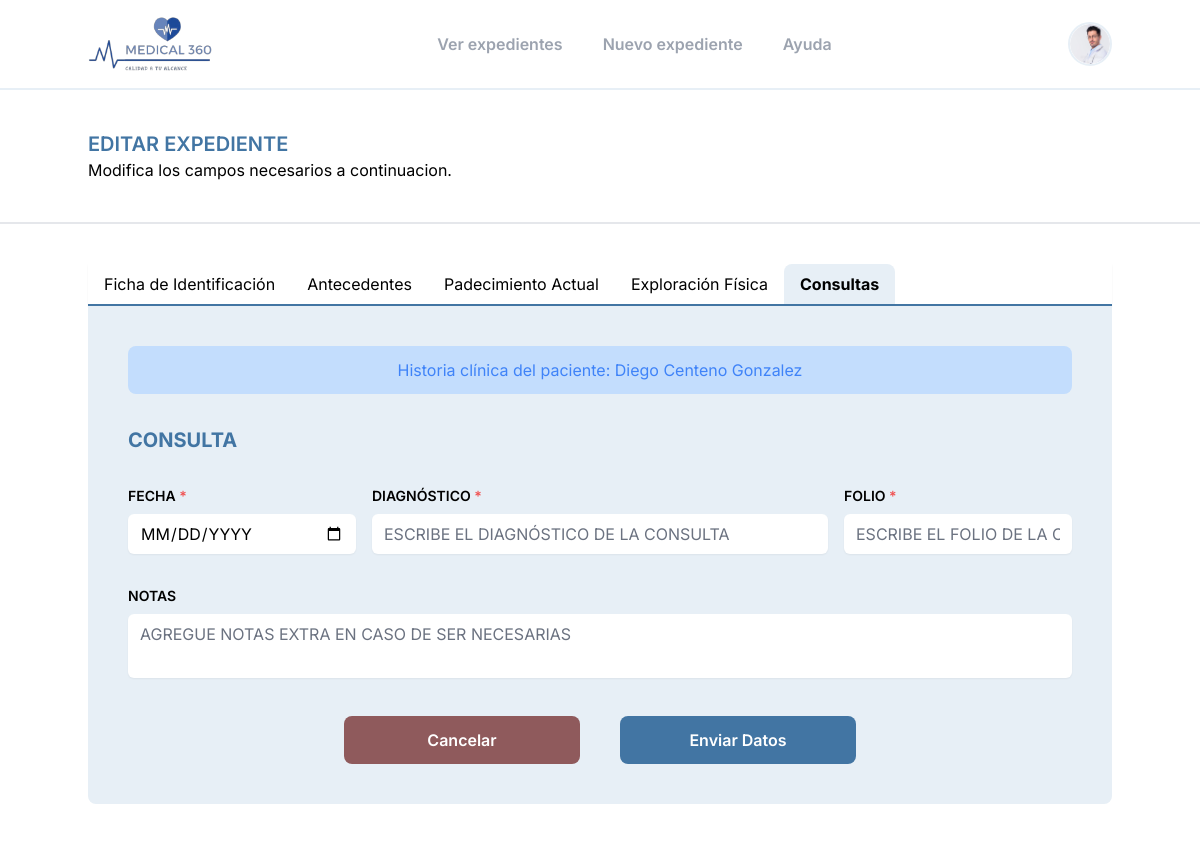
The page /update-file/2/consultas/ (signed in) on the database as committed earlier.
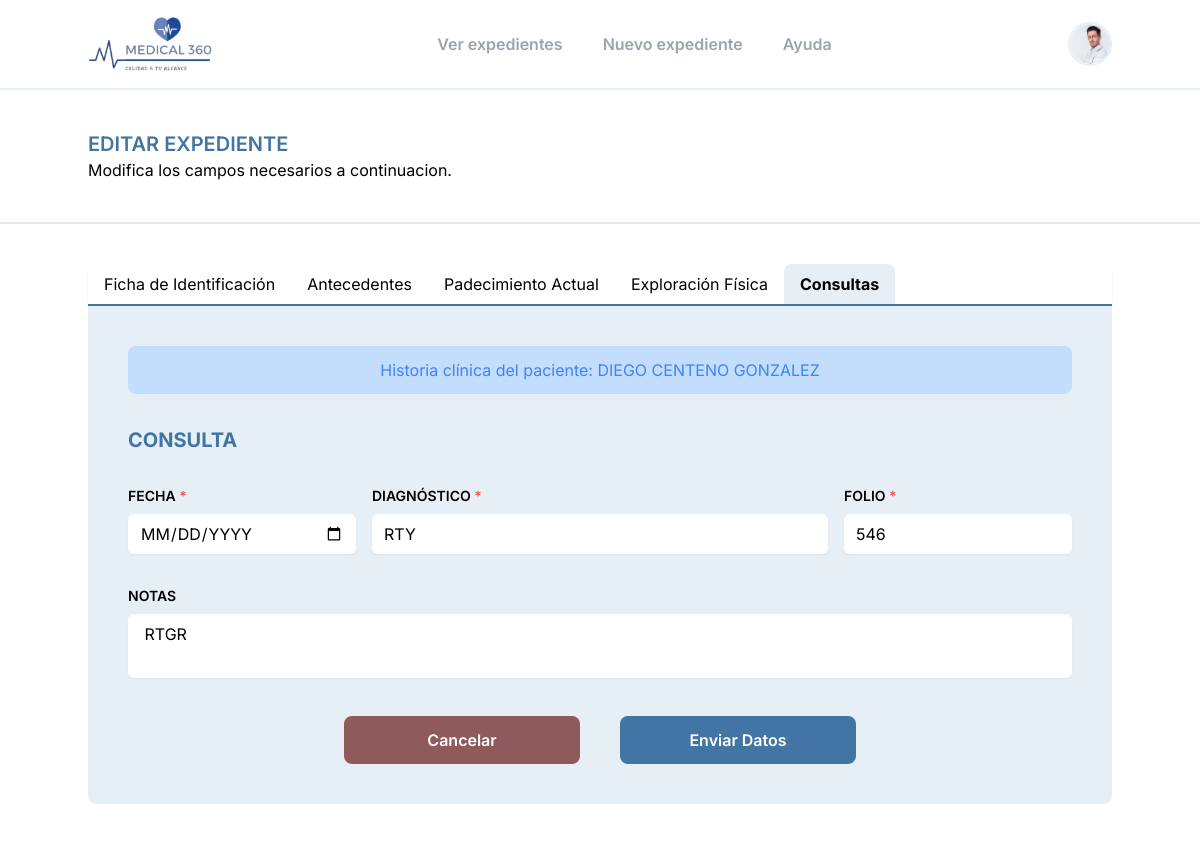
The same page on the database as committed later.
### medical/models.py (models this page shows, shortened)
class Paciente(models.Model):
    GENERO_CHOICES = [
        ('M', 'Masculino'),
        ('F', 'Femenino'),
    ]
    ESTADO_CIVIL_CHOICES = [
        ('SOLTERO', 'SOLTERO'),
        ('CASADO', 'CASADO'),
        ('UNION_LIBRE', 'UNION LIBRE'),
        ('DIVORCIADO', 'DIVORCIADO'),
        ('VIUDO', 'VIUDO'),
    ]
    GRUPO_RH_CHOICES = [
        ('A+', 'A+'),
        ('B+', 'B+'),
        ('O+', 'O+'),
        ('AB+', 'AB+'),
        ('A-', 'A-'),
        ('B-', 'B-'),
        ('O-', 'O-'),
        ('AB-', 'AB-'),
        ('DESC', 'DESCONOCIDO'),
    ]
    ESCOLARIDAD_CHOICES = [
        ('NINGUNA', 'NINGUNA'),
        ('PRIMARIA', 'PRIMARIA'),
        ('PRIMARIA_T', 'PRIMARIA TRUNCA'),
        ('SECUNDARIA', 'SECUNDARIA'),
        ('SECUNDARIA_T', 'SECUNDARIA TRUNCA'),
        ('PREPARATORIA', 'PREPARATORIA'),
        ('PREPARATORIA_T', 'PREPARATORIA TRUNCA'),
        ('TECNICO', 'CARRERA TECNICA'),
        ('TECNICO_T', 'CARRERA TECNICA TRUNCA'),
        ('LICENCIATURA', 'LICENCIATURA'),
        ('LICENCIATURA_T', 'LICENCIATURA TRUNCA'),
        ('SUPERIOR', 'SUPERIOR'),
]
    nombre = models.CharField(max_length=30)
    apellido_pat = models.CharField(max_length=30)
    apellido_mat = models.CharField(max_length=30)
    fecha_nacimiento = models.DateField()
    genero = models.CharField(max_length=10, choices=GENERO_CHOICES)
    grupo_rh = models.CharField(max_length=4, choices=GRUPO_RH_CHOICES, default='DESC')
    alergias = models.CharField(max_length=30)
    estado_civil = models.CharField(max_length=15, choices=ESTADO_CIVIL_CHOICES, blank=True, null=True)
    curp = models.CharField(max_length=18, blank=True, null=True)
    nacionalidad = models.CharField(max_length=20, blank=True, null=True)
    escolaridad = models.CharField(max_length=30, choices=ESCOLARIDAD_CHOICES, blank=True, null=True)
    religion = models.CharField(max_length=50, blank=True, null=True)
    direccion = models.CharField(max_length=200, blank=True, null=True)
    ocupacion = models.CharField(max_length=50, blank=True, null=True)
    empleador = models.CharField(max_length=100, blank=True, null=True)
    telefono_personal = models.CharField(max_length=10, blank=True, null=True)
    nombre_contacto_emergencia = models.CharField(max_length=100, blank=True, null=True)
    telefono_contacto_emergencia = models.CharField(max_length=10, blank=True, null=True)
    fecha_alta = models.DateField()
    notas = models.TextField(blank=True, null=True)

class Consulta(models.Model):
    paciente = models.ForeignKey(Paciente, on_delete=models.CASCADE)
    medico = models.ForeignKey(Medico, on_delete=models.CASCADE)
    fecha = models.DateField()
    diagnostico = models.CharField(max_length=100)
    folio_receta = models.IntegerField()
    notas = models.TextField(blank=True, null=True)
    class Meta:
        verbose_name = "Consulta"
        verbose_name_plural = "4.Consultas"

### medical/views.py (the view, shortened to what this page needs)
# urls.py: path('update-file/<int:id_paciente>/consultas/', views.update_consultas_view, name='update_consultas'),
@login_required
def update_consultas_view(request,id_paciente):
    paciente = get_object_or_404(Paciente, id=id_paciente)
    consulta = Consulta.objects.filter(paciente=paciente).order_by('-fecha').first()
    template = loader.get_template('expedientes/update_consultas.html')
    context = {'paciente': paciente, 'consulta': consulta}
    return HttpResponse(template.render(context, request))

### templates/expedientes/update_consultas.html (shortened to what this page needs)
{% extends "base_2.html" %} {% load static %} {% block content %}
<section class="lg:px-0 min-h-screen">
  {% include "plantillas/navbar.html" %}
  <div class="py-10 border-b-2 border-gray-200 bg-white md:px-6">
    <div class="lg:container lg:mx-auto">
      <h1 class="uppercase font-semibold text-main text-xl">
        Editar Expediente
      </h1>
      <p>Modifica los campos necesarios a continuacion.</p>
    </div>
  </div>
  <div class="py-10 bg-white md:px-6">
    {% include "plantillas/navbarFormulariosUpdate.html" %}
    <div id="form_consultas" class="formulario">
      <form
      id="formData_consultas"
      class="lg:container lg:mx-auto bg-background p-10 space-y-8 rounded-b-lg"
      action="{% url 'medical:update_consultas' paciente.id %}"
      method="post"
    >
        {% include "expedientes/forms/consultas.html" %}
    </form>
  </div>
</section>
{% endblock %}

### templates/expedientes/forms/consultas.html (shortened to what this page needs)
  {% if paciente %}
  <div class="w-full bg-blue-200 border-blue-500 text-blue-500 rounded-lg p-3 text-center">
    Historia clínica del paciente: {{ paciente.nombre }} {{ paciente.apellido_pat }} {{ paciente.apellido_mat }}
  </div>
  {% endif %}
  <h1 class="text-xl font-bold text-main uppercase">Consulta</h1>
  <div class="w-full flex gap-4">
    <div class="w-3/12">
      <label for="fecha" class="block mb-2 text-sm font-semibold uppercase">
        Fecha <span class="text-red-500">*</span>
      </label>
      <input
        id="fecha"
        name="fecha"
        class="uppercase w-full border-none rounded-md bg-white shadow-sm"
        type="date"
        value="{% if consulta %}{{ consulta.fecha|default_if_none:''|date:'YYYY-MM-DD' }}{% elif datos_formulario %}{{ datos_formulario.fecha|default_if_none:''|date:'YYYY-MM-DD' }}{% endif %}"
      />
    </div>
    <div class="w-6/12">
      <label for="diagnostico" class="block mb-2 text-sm font-semibold uppercase">
        Diagnóstico <span class="text-red-500">*</span>
      </label>
      <input
        id="diagnostico"
        name="diagnostico"
        class="uppercase w-full border-none rounded-md bg-white shadow-sm"
        type="text"
        placeholder="Escribe el diagnóstico de la consulta"
        value="{%if consulta %}{{ consulta.diagnostico|default_if_none:'' }}{% elif datos_formulario %}{{ datos_formulario.diagnostico|default_if_none:'' }}{% endif %}"
      />
    </div>
    <div class="w-3/12">
      <label for="folio_receta" class="block mb-2 text-sm font-semibold uppercase">
        Folio <span class="text-red-500">*</span>
      </label>
      <input
        id="folio_receta"
        name="folio_receta"
        class="uppercase w-full border-none rounded-md bg-white shadow-sm"
        type="number"
        placeholder="Escribe el folio de la consulta"
        value="{%if consulta %}{{ consulta.folio_receta|default_if_none:'' }}{% elif datos_formulario %}{{ datos_formulario.folio_receta|default_if_none:'' }}{% endif %}"
      />
    </div>
  </div>
  <div class="w-full">
    <label for="notas_consulta" class="block mb-2 text-sm font-semibold uppercase">Notas</label>
    <textarea
      id="notas_consulta"
      name="notas"
      class="uppercase resize-none w-full border-none rounded-md bg-white shadow-sm"
      placeholder="Agregue notas extra en caso de ser necesarias"
    >{% if consulta%} {{ consulta.notas|default_if_none:'' }}{% elif datos_formulario %}{{ datos_formulario.notas|default_if_none:'' }}{% endif %}</textarea>
  </div>
  <div class="flex justify-center gap-10 mt-20">
    <a
      href="/"
      class="w-3/12 py-3 border-none bg-rojo focus:ring-2 focus:ring-offset-2 focus:ring-rojo text-center rounded-lg text-white font-semibold"
    >Cancelar</a>
    <button
      type="submit"
      class="w-3/12 py-3 border-none bg-main focus:ring-2 focus:ring-offset-2 focus:ring-main text-center rounded-lg text-white font-semibold"
      onclick="mostrarAlerta()"
    >
      Enviar Datos
    </button>
  </div>

Rows that differ between the two databases and show on the page:
changed Paciente: nombre "Diego" → "DIEGO"; apellido_pat "Centeno" → "CENTENO"; apellido_mat "Gonzalez" → "GONZALEZ"
added Consulta: diagnostico "RTY", folio_receta "546", notas "RTGR"
